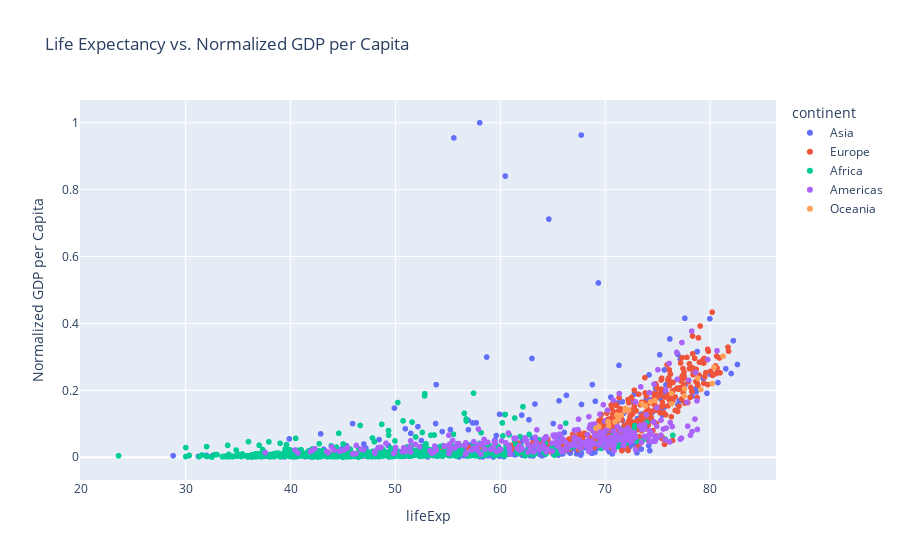

Write notebook code for a chart like this one.
### Code cell
# Normalize GDP per capita
df_cleaned['gdpPercap_normalized'] = (df_cleaned['gdpPercap'] - df_cleaned['gdpPercap'].min()) / \
                                      (df_cleaned['gdpPercap'].max() - df_cleaned['gdpPercap'].min())

# Scatter plot for lifeExp vs. normalized gdpPercap, colored by continent
scatter_plot = px.scatter(df_cleaned, x='lifeExp', y='gdpPercap_normalized', color='continent', 
                          title='Life Expectancy vs. Normalized GDP per Capita', 
                          labels={'gdpPercap_normalized':'Normalized GDP per Capita'})
scatter_plot.show()

### Figure 1 — Plotly figure (JSON) as saved in the notebook; plotly's stock layout.template omitted (floating-point values rounded to 4 significant figures; data arrays with more than 128 entries replaced by an {"elided": "..."} marker saying what was removed)
{"data": [{"hovertemplate": "continent=Asia<br>lifeExp=%{x}<br>Normalized GDP per Capita=%{y}<extra></extra>", "legendgroup": "Asia", "marker": {"color": "#636efa", "symbol": "circle"}, "mode": "markers", "name": "Asia", "showlegend": true, "type": "scattergl", "x": {"elided": "396 float values"}, "xaxis": "x", "y": {"elided": "396 float values"}, "yaxis": "y"}, {"hovertemplate": "continent=Europe<br>lifeExp=%{x}<br>Normalized GDP per Capita=%{y}<extra></extra>", "legendgroup": "Europe", "marker": {"color": "#EF553B", "symbol": "circle"}, "mode": "markers", "name": "Europe", "showlegend": true, "type": "scattergl", "x": {"elided": "360 float values"}, "xaxis": "x", "y": {"elided": "360 float values"}, "yaxis": "y"}, {"hovertemplate": "continent=Africa<br>lifeExp=%{x}<br>Normalized GDP per Capita=%{y}<extra></extra>", "legendgroup": "Africa", "marker": {"color": "#00cc96", "symbol": "circle"}, "mode": "markers", "name": "Africa", "showlegend": true, "type": "scattergl", "x": {"elided": "624 float values"}, "xaxis": "x", "y": {"elided": "624 float values"}, "yaxis": "y"}, {"hovertemplate": "continent=Americas<br>lifeExp=%{x}<br>Normalized GDP per Capita=%{y}<extra></extra>", "legendgroup": "Americas", "marker": {"color": "#ab63fa", "symbol": "circle"}, "mode": "markers", "name": "Americas", "showlegend": true, "type": "scattergl", "x": {"elided": "300 float values"}, "xaxis": "x", "y": {"elided": "300 float values"}, "yaxis": "y"}, {"hovertemplate": "continent=Oceania<br>lifeExp=%{x}<br>Normalized GDP per Capita=%{y}<extra></extra>", "legendgroup": "Oceania", "marker": {"color": "#FFA15A", "symbol": "circle"}, "mode": "markers", "name": "Oceania", "showlegend": true, "type": "scattergl", "x": [69.12, 70.33, 70.93, 71.1, 71.93, 73.49, 74.74, 76.32, 77.56, 78.83, 80.37, 81.23, 69.39, 70.26, 71.24, 71.52, 71.89, 72.22, 73.84, 74.32, 76.33, 77.55, 79.11, 80.2], "xaxis": "x", "y": [0.0865, 0.09453, 0.1057, 0.1261, 0.1461, 0.1597, 0.1698, 0.1911, 0.2047, 0.2362, 0.2688, 0.3019, 0.09106, 0.106, 0.1142, 0.1256, 0.1395, 0.1412, 0.1535, 0.1657, 0.16, 0.1837, 0.2026, 0.2202], "yaxis": "y"}], "layout": {"autosize": true, "legend": {"title": {"text": "continent"}, "tracegroupgap": 0}, "title": {"text": "Life Expectancy vs. Normalized GDP per Capita"}, "xaxis": {"anchor": "y", "autorange": true, "domain": [0, 1], "range": [20.01, 86.19], "title": {"text": "lifeExp"}, "type": "linear"}, "yaxis": {"anchor": "x", "autorange": true, "domain": [0, 1], "range": [-0.08252, 1.083], "title": {"text": "Normalized GDP per Capita"}, "type": "linear"}}}
